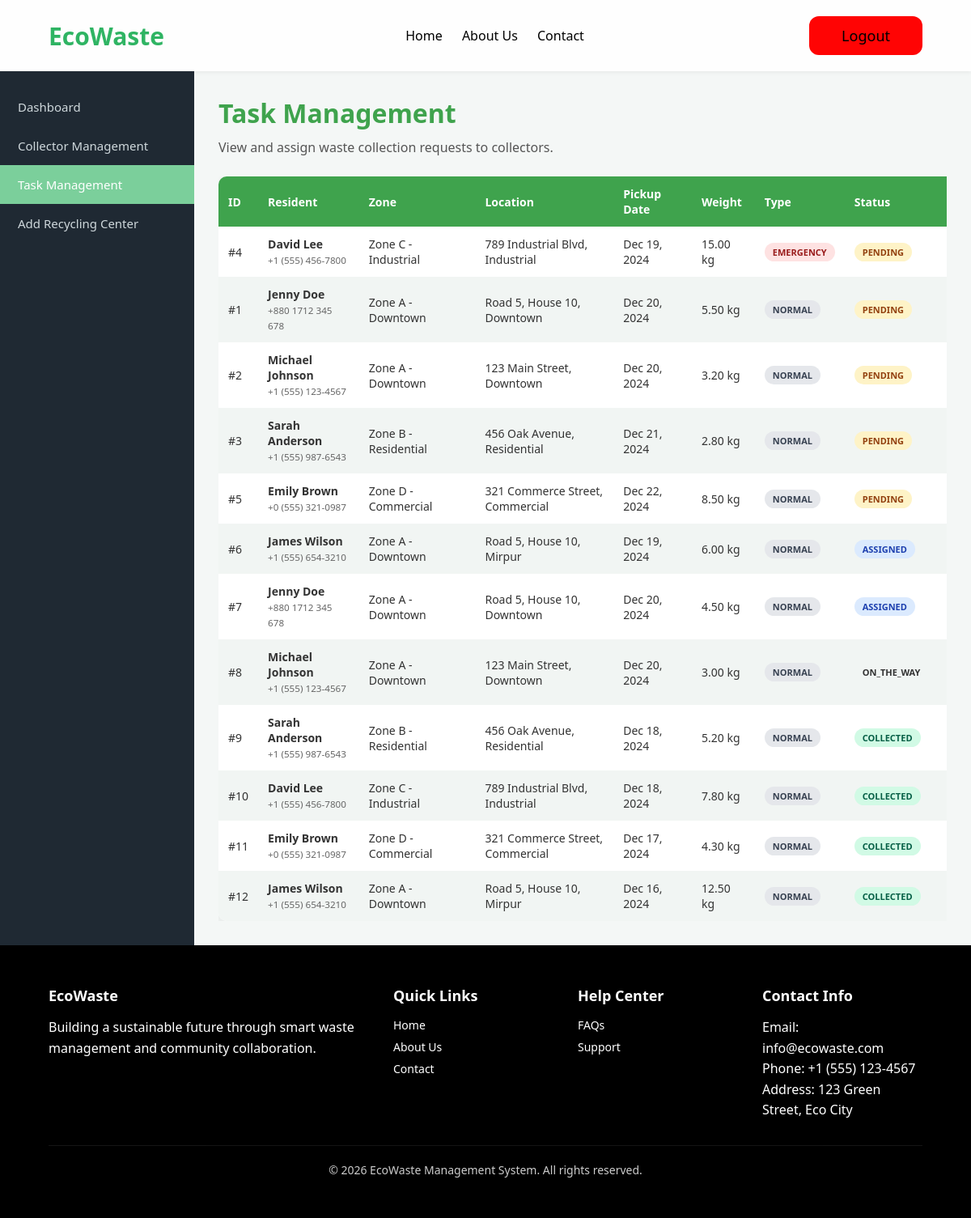
Page /pages/Admin/TaskManagement.php (signed in) on the committed database.
### tables this page shows
CREATE TABLE waste_requests (
    id INT AUTO_INCREMENT PRIMARY KEY,
    resident_id INT NOT NULL,
    center_id INT NOT NULL,
    waste_type_id INT NOT NULL,
    request_type ENUM('NORMAL', 'EMERGENCY') DEFAULT 'NORMAL',
    frequency ENUM('ONCE', 'DAILY', 'WEEKLY') DEFAULT 'ONCE',
    collection_location TEXT NOT NULL,
    pickup_date DATE,
    estimated_weight DECIMAL(10, 2),
    status ENUM('PENDING', 'ASSIGNED', 'ON_THE_WAY', 'COLLECTED', 'CANCELLED') DEFAULT 'PENDING',
    created_at TIMESTAMP DEFAULT CURRENT_TIMESTAMP,
    updated_at TIMESTAMP DEFAULT CURRENT_TIMESTAMP ON UPDATE CURRENT_TIMESTAMP,
    FOREIGN KEY (resident_id) REFERENCES users(id),
    FOREIGN KEY (center_id) REFERENCES recycling_centers(id),
    FOREIGN KEY (waste_type_id) REFERENCES waste_types(id),
    INDEX idx_status (status),
    INDEX idx_resident (resident_id),
    INDEX idx_center (center_id),
    INDEX idx_created (created_at)
);

CREATE TABLE users (
    id INT AUTO_INCREMENT PRIMARY KEY,
    full_name VARCHAR(100) NOT NULL,
    email VARCHAR(100) UNIQUE NOT NULL,
    password VARCHAR(255) NOT NULL,
    role ENUM('ADMIN', 'RESIDENT', 'COLLECTOR', 'CENTER_CONTROLLER') NOT NULL,
    phone VARCHAR(20),
    zone_id INT,
    address TEXT,
    is_active BOOLEAN DEFAULT TRUE,
    created_at TIMESTAMP DEFAULT CURRENT_TIMESTAMP,
    updated_at TIMESTAMP DEFAULT CURRENT_TIMESTAMP ON UPDATE CURRENT_TIMESTAMP,
    FOREIGN KEY (zone_id) REFERENCES zones(id) ON DELETE SET NULL,
    INDEX idx_role (role),
    INDEX idx_zone (zone_id)
);

CREATE TABLE zones (
    id INT AUTO_INCREMENT PRIMARY KEY,
    zone_code VARCHAR(20) UNIQUE NOT NULL,
    zone_name VARCHAR(100) NOT NULL,
    description TEXT,
    created_at TIMESTAMP DEFAULT CURRENT_TIMESTAMP
);

### pages/Admin/TaskManagement.php (the view, shortened to what this page needs)
<?php
    include '../../includes/navbar.php';
    include '../../dbConnection.php';
    $requestsStmt = $pdo->query("
        SELECT
            wr.id,
            wr.request_type,
            wr.frequency,
            wr.pickup_date,
            wr.collection_location,
            wr.estimated_weight,
            wr.status,
            wr.created_at,
            u.full_name as resident_name,
            u.phone as resident_phone,
            z.zone_name
        FROM waste_requests wr
        JOIN users u ON wr.resident_id = u.id
        LEFT JOIN recycling_centers rc ON wr.center_id = rc.id
        LEFT JOIN zones z ON rc.zone_id = z.id
        ORDER BY
            CASE WHEN wr.status = 'PENDING' THEN 0 ELSE 1 END,
            CASE WHEN wr.request_type = 'EMERGENCY' THEN 0 ELSE 1 END,
            wr.created_at DESC
    ");
    $requests = $requestsStmt->fetchAll(PDO::FETCH_ASSOC);
?>
<div class="container">
    <div class="sidebar">
        <a href="AdminDashboard.php">Dashboard</a>
        <a href="CollectorManagement.php">Collector Management</a>
        <a class="active" href="TaskManagement.php">Task Management</a>
        <a href="AddRecyclingCenter.php">Add Recycling Center</a>
    </div>
    <div class="main">
        <h1>Task Management</h1>
        <p>View and assign waste collection requests to collectors.</p>
        <div class="table-wrapper">
            <table>
                <thead>
                    <tr>
                        <th>ID</th>
                        <th>Resident</th>
                        <th>Zone</th>
                        <th>Location</th>
                        <th>Pickup Date</th>
                        <th>Weight</th>
                        <th>Type</th>
                        <th>Status</th>
                        <th>Action</th>
                    </tr>
                </thead>
                <tbody>
                    <?php foreach($requests as $request): ?>
                    <tr>
                        <td>#<?= $request['id'] ?></td>
                        <td>
                            <strong><?= htmlspecialchars($request['resident_name']) ?></strong><br>
                            <small style="color: #666;"><?= htmlspecialchars($request['resident_phone']) ?></small>
                        </td>
                        <td><?= htmlspecialchars($request['zone_name'] ?? 'N/A') ?></td>
                        <td style="max-width: 200px;"><?= htmlspecialchars($request['collection_location']) ?></td>
                        <td><?= date('M d, Y', strtotime($request['pickup_date'])) ?></td>
                        <td><?= $request['estimated_weight'] ? htmlspecialchars($request['estimated_weight']) . ' kg' : '<em style="color: #999;">Not specified</em>' ?></td>
                        <td>
                            <span class="badge badge-<?= strtolower($request['request_type']) ?>">
                                <?= htmlspecialchars($request['request_type']) ?>
                            </span>
                        </td>
                        <td>
                            <span class="badge badge-<?= strtolower($request['status']) ?>">
                                <?= htmlspecialchars($request['status']) ?>
                            </span>
                        </td>
                        <td>
                        </td>
                    </tr>
                    <?php endforeach; ?>
                </tbody>
            </table>
        </div>
    </div>
</div>
<?php include '../../includes/footer.php'; ?>

### pages/Admin/TaskManagement.php (style rules this page uses)
* { margin: 0; padding: 0; box-sizing: border-box; font-family: "Segoe UI", Tahoma, sans-serif; }
:root { --primary: #3fa34d; --secondary: #7bcf9b; --light: #f4f7f6; --dark: #1b1b1b; --card: #ffffff; }
body { background: var(--light); color: #333; }
.container { display: flex; }
.sidebar { width: 240px; background: #1f2933; min-height: calc(100vh - 60px); padding-top: 20px; }
.sidebar a { display: block; padding: 14px 22px; color: #cfd8dc; text-decoration: none; transition: 0.3s; font-size: 15px; }
.sidebar a.active { background: var(--secondary); color: #fff; }
.main { flex: 1; padding: 30px; max-width: 100%; overflow-x: auto; }
.main h1 { margin-bottom: 10px; color: var(--primary); }
.main p { margin-bottom: 25px; color: #555; }
.table-wrapper { overflow-x: auto; margin-top: 20px; }
table { width: 100%; min-width: 1000px; border-collapse: collapse; background: var(--card); border-radius: 10px; overflow: hidden; box-shadow: 0 8px 20px rgba(0,0,0,0.08); }
th, td { padding: 12px; text-align: left; font-size: 14px; }
th { background: var(--primary); color: #fff; font-weight: 600; }
tr:nth-child(even) { background: #f1f5f3; }
.badge { padding: 4px 10px; border-radius: 20px; font-size: 11px; font-weight: 600; display: inline-block; white-space: nowrap; }
.badge-pending { background: #fef3c7; color: #92400e; }
.badge-assigned { background: #dbeafe; color: #1e40af; }
.badge-collected { background: #d1fae5; color: #065f46; }
.badge-emergency { background: #fee2e2; color: #991b1b; }
.badge-normal { background: #e5e7eb; color: #374151; }

### rows in the picture
waste_requests: id "4", resident.full_name "David Lee", resident.phone "+1 (555) 456-7800", zones.zone_name "Zone C - Industrial", collection_location "789 Industrial Blvd, Industrial", pickup_date "Dec 19, 2024", estimated_weight "15.00", request_type "EMERGENCY", status "PENDING"
waste_requests: id "1", resident.full_name "Jenny Doe", resident.phone "+880 1712 345 678", zones.zone_name "Zone A - Downtown", collection_location "Road 5, House 10, Downtown", pickup_date "Dec 20, 2024", estimated_weight "5.50", request_type "NORMAL", status "PENDING"
waste_requests: id "2", resident.full_name "Michael Johnson", resident.phone "+1 (555) 123-4567", zones.zone_name "Zone A - Downtown", collection_location "123 Main Street, Downtown", pickup_date "Dec 20, 2024", estimated_weight "3.20", request_type "NORMAL", status "PENDING"
waste_requests: id "3", resident.full_name "Sarah Anderson", resident.phone "+1 (555) 987-6543", zones.zone_name "Zone B - Residential", collection_location "456 Oak Avenue, Residential", pickup_date "Dec 21, 2024", estimated_weight "2.80", request_type "NORMAL", status "PENDING"
waste_requests: id "5", resident.full_name "Emily Brown", resident.phone "+0 (555) 321-0987", zones.zone_name "Zone D - Commercial", collection_location "321 Commerce Street, Commercial", pickup_date "Dec 22, 2024", estimated_weight "8.50", request_type "NORMAL", status "PENDING"
waste_requests: id "6", resident.full_name "James Wilson", resident.phone "+1 (555) 654-3210", zones.zone_name "Zone A - Downtown", collection_location "Road 5, House 10, Mirpur", pickup_date "Dec 19, 2024", estimated_weight "6.00", request_type "NORMAL", status "ASSIGNED"
waste_requests: id "7", resident.full_name "Jenny Doe", resident.phone "+880 1712 345 678", zones.zone_name "Zone A - Downtown", collection_location "Road 5, House 10, Downtown", pickup_date "Dec 20, 2024", estimated_weight "4.50", request_type "NORMAL", status "ASSIGNED"
waste_requests: id "8", resident.full_name "Michael Johnson", resident.phone "+1 (555) 123-4567", zones.zone_name "Zone A - Downtown", collection_location "123 Main Street, Downtown", pickup_date "Dec 20, 2024", estimated_weight "3.00", request_type "NORMAL", status "ON_THE_WAY"
waste_requests: id "9", resident.full_name "Sarah Anderson", resident.phone "+1 (555) 987-6543", zones.zone_name "Zone B - Residential", collection_location "456 Oak Avenue, Residential", pickup_date "Dec 18, 2024", estimated_weight "5.20", request_type "NORMAL", status "COLLECTED"
waste_requests: id "10", resident.full_name "David Lee", resident.phone "+1 (555) 456-7800", zones.zone_name "Zone C - Industrial", collection_location "789 Industrial Blvd, Industrial", pickup_date "Dec 18, 2024", estimated_weight "7.80", request_type "NORMAL", status "COLLECTED"
waste_requests: id "11", resident.full_name "Emily Brown", resident.phone "+0 (555) 321-0987", zones.zone_name "Zone D - Commercial", collection_location "321 Commerce Street, Commercial", pickup_date "Dec 17, 2024", estimated_weight "4.30", request_type "NORMAL", status "COLLECTED"
waste_requests: id "12", resident.full_name "James Wilson", resident.phone "+1 (555) 654-3210", zones.zone_name "Zone A - Downtown", collection_location "Road 5, House 10, Mirpur", pickup_date "Dec 16, 2024", estimated_weight "12.50", request_type "NORMAL", status "COLLECTED"
